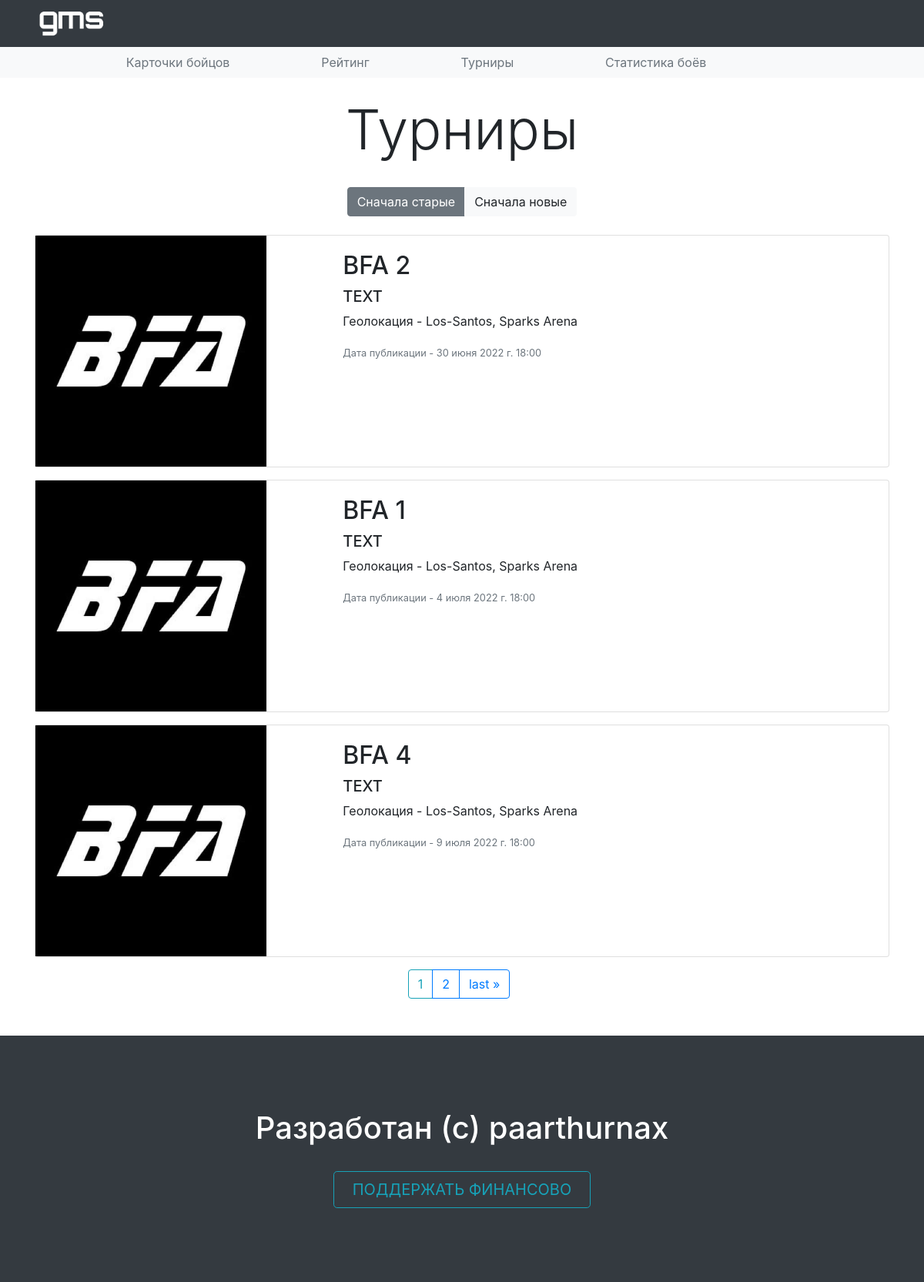
The app's page /tournament/ with its own data.
### main/models.py (models this page shows, shortened)
class TourPost(models.Model): # Создание модели турниров
    title = models.CharField('Названия турнира', max_length=13)
    image = models.ImageField(upload_to='images')
    description = models.TextField('Описание турнира', max_length=200)
    geo = models.CharField('Геолокация', max_length=50)
    data = models.DateField('Дата', blank=True, null=True)
    time = models.TimeField('Время', auto_now=False)
    class Meta:
        verbose_name = 'Турниры'
        verbose_name_plural = 'Турнир'

### main/views.py (the view)
# urls.py: path('tournament/', views.tournament, name='tournament'),
def tournament(request): # пагинатор
    contact_list = TourPost.objects.order_by('data')
    paginator = Paginator(contact_list, 3) # количество постов для пагинатора
    page_number = request.GET.get('page')
    page_obj = paginator.get_page(page_number)
    return render(request, 'main/tournament.html', {'page_obj': page_obj})

### templates/main/tournament.html (shortened to what this page needs)
{% extends 'main/layout.html' %}
{% load static %}
{% block content %}
<br>
<center>
<h2 class="display-3">Турниры</h2>
    <br>
        <div class="btn-group btn-group-toggle" data-toggle="buttons">
      <a class="btn btn-secondary" href="{% url 'tournament' %}"> Сначала старые </a>
      <a class="btn btn-light" href="{% url 'tournament_sorted' %}"> Сначала новые </a>
</div>
    <br>
        </center>
    <div class="container">
        <br>
        {% for el in page_obj %}
        <div class="card mb-3"  >
  <div class="row g-0">
    <div class="col-md-4">
        <img src="{{ el.image.url }}" alt="connect" style="max-height:300px" class="img-fluid rounded-start">
   </div>
    <div class="col-md-8">
      <div class="card-body">
        <h2>{{ el.title }}</h2>
        <h5>{{ el.description }} </h5>
        <p class="card-text">Геолокация - {{ el.geo }}</p>
        <p class="card-text"><small class="text-muted">Дата публикации - {{ el.data }} {{ el.time }}</small></p>
      </div>
    </div>
  </div>
</div>
{% endfor %}
</div>
<div class="container">
<center>
    <div class="btn-group mr-2">
        {% if page_obj.has_previous %}
            <a href="?page=1" class="btn btn-outline-primary">&laquo; first</a>
            <a href="?page={{ page_obj.previous_page_number }}" class="btn btn-outline-secondary">{{ page_obj.previous_page_number }}</a>
            <a href="" class="btn btn-outline-info">{{ page_obj.number }}</a>
        {% else %}
            <a href="" class="btn btn-outline-info">1</a>
        {% endif %}
        {% if page_obj.has_next %}
            <a href="?page={{ page_obj.next_page_number }}" class="btn btn-outline-primary">{{ page_obj.next_page_number }}</a>
            <a href="?page={{ page_obj.paginator.num_pages }}" class="btn btn-outline-primary">last &raquo;</a>
        {% endif %}
</div>
</div>
<br>
<br>
{% endblock %}

### records on screen
TourPost: image (picture), title "BFA 2", description "TEXT", geo "Los-Santos, Sparks Arena", data "30 июня 2022 г.", time "18:00"
TourPost: image (picture), title "BFA 1", description "TEXT", geo "Los-Santos, Sparks Arena", data "4 июля 2022 г.", time "18:00"
TourPost: image (picture), title "BFA 4", description "TEXT", geo "Los-Santos, Sparks Arena", data "9 июля 2022 г.", time "18:00"

### other values on screen
{{ page_obj.next_page_number }} "2"
